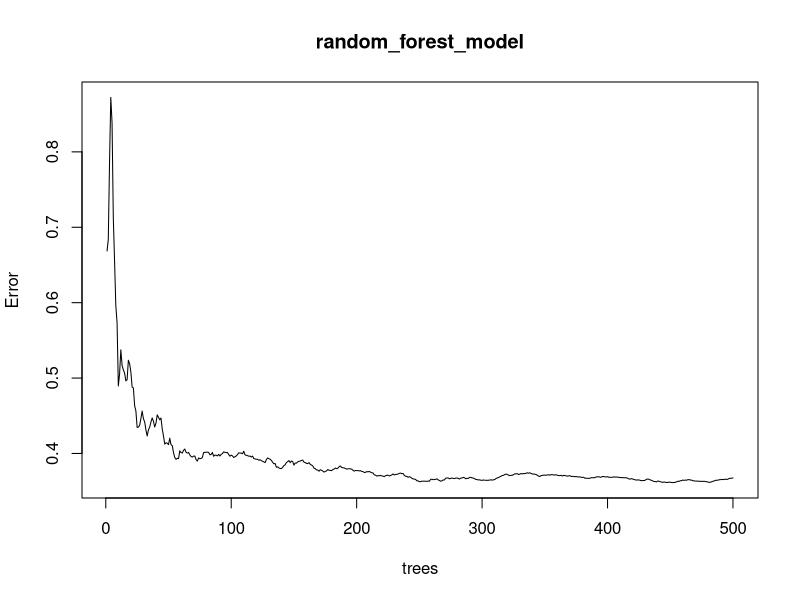
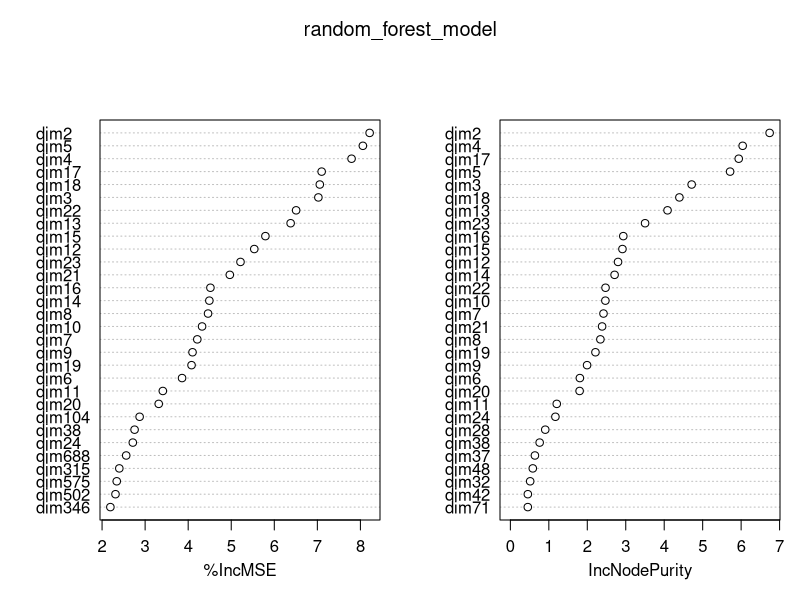

Generate these figures, in order, with R:
library(randomForest)


set.seed(123)
input_data <- read.csv("data/csvfortrain/df_jieba768.csv")
input_data <- input_data[, -1]

#建立随机森林模型
random_forest_model <- randomForest(dim1 ~ ., 
                         data=input_data, 
                         mtry=28,
                         importance=TRUE, 
                         proximity=TRUE,
                         na.action=na.omit)

random_forest_model
plot(random_forest_model)
importance(random_forest_model)
varImpPlot(random_forest_model)

feature_importance <- importance(random_forest_model)
str(feature_importance)

positive_importance <- feature_importance[feature_importance[, "%IncMSE"] > 0, ]
positive_importance <- cbind(feature = rownames(positive_importance), positive_importance)
write.csv(positive_importance, file = "positive_importance.csv", row.names = FALSE)


